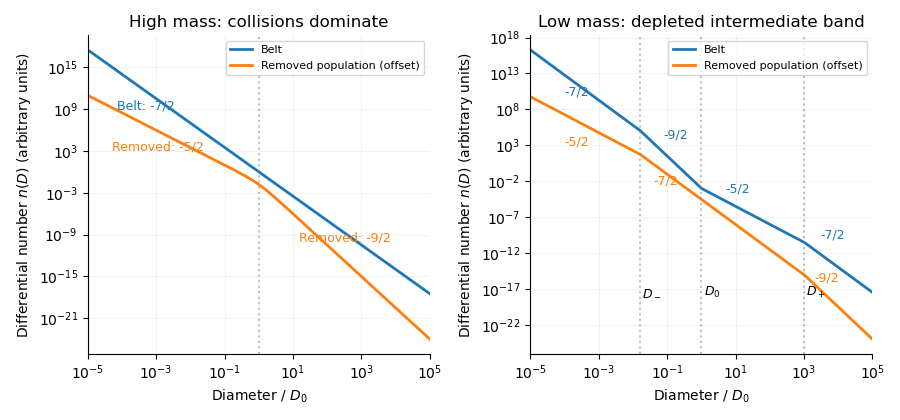

The Python source for this figure:
import numpy as np
import matplotlib
matplotlib.use("Agg")
import matplotlib.pyplot as plt
plt.rcParams.update({"font.size": 10, "axes.spines.top": False, "axes.spines.right": False})
fig,axes=plt.subplots(1,2,figsize=(9,4.2),dpi=100)
D=np.geomspace(1e-5,1e5,2000);D0=1.;Dp=1e3;Dm=Dp**(-3/5);Ksmall=Dp**(-2/5)
# The low-mass curve is a continuous matched asymptotic illustration.
belt=np.select([D<Dm,D<1,D<Dp],[Ksmall*D**(-3.5),D**(-4.5)/Dp,D**(-2.5)/Dp],default=D**(-3.5))
out=belt/np.where(D<1,1/D,D)
for ax,b,o,title in [(axes[0],D**(-3.5),D**(-3.5)/(D+1/D),'High mass: collisions dominate'),(axes[1],belt,out,'Low mass: depleted intermediate band')]:
 ax.loglog(D,b,color='tab:blue',lw=2,label='Belt')
 ax.loglog(D,o*.03,color='tab:orange',lw=2,label='Removed population (offset)')
 ax.set(xlabel=r'Diameter / $D_0$',ylabel=r'Differential number $n(D)$ (arbitrary units)',title=title,xlim=(1e-5,1e5))
 ax.legend(fontsize=8);ax.grid(alpha=.15)
axes[0].axvline(1,color='gray',ls=':',alpha=.5)
for d,l in [(Dm,r'$D_-$'),(1,r'$D_0$'),(Dp,r'$D_+$')]:
 axes[1].axvline(d,color='gray',ls=':',alpha=.5);axes[1].text(d*1.18,1e-18,l,fontsize=9)
axes[0].text(.00007,1e9,'Belt: -7/2',color='tab:blue',fontsize=9)
axes[0].text(.00005,1e3,'Removed: -5/2',color='tab:orange',fontsize=9)
axes[0].text(15,1e-10,'Removed: -9/2',color='tab:orange',fontsize=9)
for d,y,t in [(1e-4,1e10,'-7/2'),(.08,1e4,'-9/2'),(5,3e-4,'-5/2'),(3e3,1e-10,'-7/2')]:axes[1].text(d,y,t,color='tab:blue',fontsize=9)
for d,y,t in [(1e-4,1e3,'-5/2'),(.04,3e-3,'-7/2'),(2e3,1e-16,'-9/2')]:axes[1].text(d,y,t,color='tab:orange',fontsize=9)
fig.tight_layout();fig.savefig('paper-316-size-distributions.png',facecolor='white',transparent=False)
